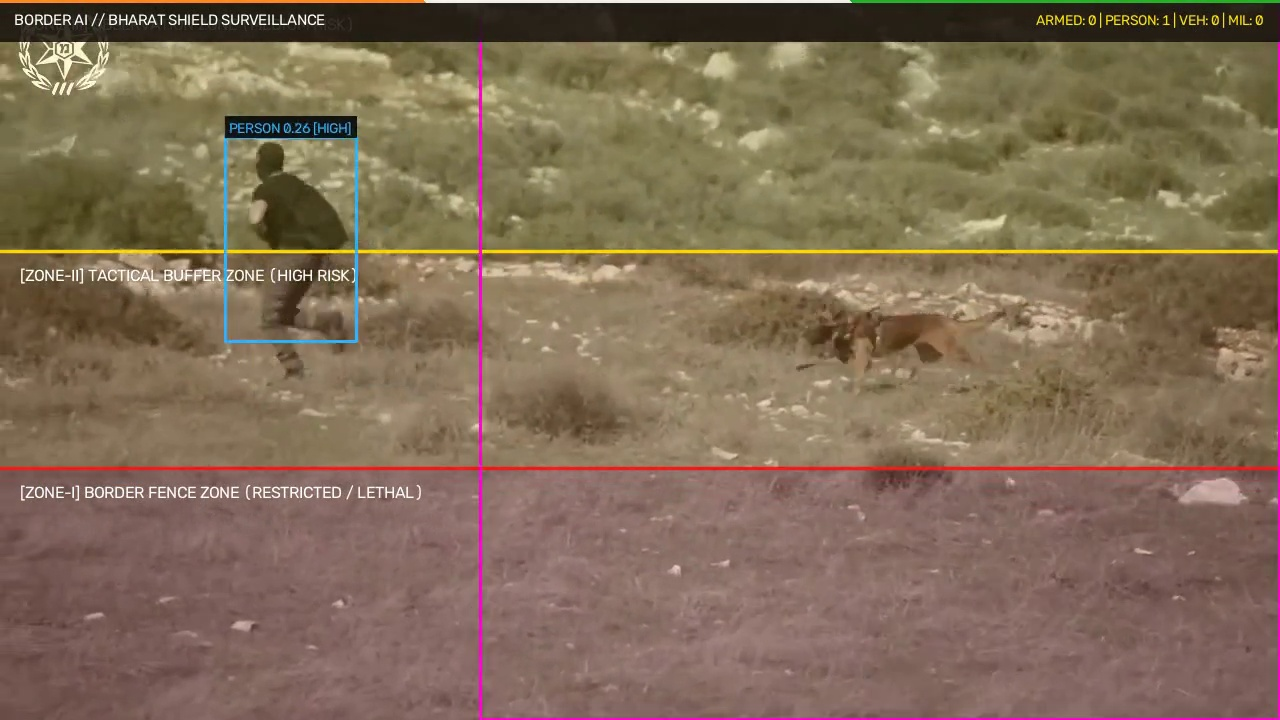
#> input picture legacy/dashboard/assets/cams/cam_001_jk.jpg, 1280 x 720 px, found by its file name
$ python make_realistic_border_videos.py
#> lines starting #> are read from the running program, lines starting #| are printed output that depends on the picture
"""
Fast, high-fidelity CCTV surveillance video generator for 4 border sectors:
  CAM-001: Northern Sector (Jammu & Kashmir) - Night Vision Mountain Border Fence
  CAM-002: Western Sector (Rajasthan Border) - Thermal/Monochrome Desert Barbed Wire
  CAM-003: Eastern Sector (Northeast Border) - River & Forest Patrol Road
  CAM-004: Southern Sector (Gujarat Border) - Rann of Kutch Salt Flats & Perimeter Fence
"""
import os
import cv2
import numpy as np

OUTPUT_DIR = "data/sample_videos"
os.makedirs(OUTPUT_DIR, exist_ok=True)
CAMS_DIR = "dashboard/assets/cams"

SECTORS = [
    {
        "id": "CAM-001",
        "name": "cam_001_jk.mp4",
        "base_img": "cam_001_jk.jpg",
        "fps": 25,
        "duration_sec": 8,
    },
    {
        "id": "CAM-002",
        "name": "cam_002_rajasthan.mp4",
        "base_img": "cam_002_rajasthan.jpg",
        "fps": 25,
        "duration_sec": 8,
    },
    {
        "id": "CAM-003",
        "name": "cam_003_northeast.mp4",
        "base_img": "cam_003_northeast.jpg",
        "fps": 25,
        "duration_sec": 8,
    },
    {
        "id": "CAM-004",
        "name": "cam_004_gujarat.mp4",
        "base_img": "cam_004_gujarat.jpg",
        "fps": 25,
        "duration_sec": 8,
    }
]

def generate_video(sector):
    img_path = os.path.join(CAMS_DIR, sector["base_img"])
    if not os.path.exists(img_path):
        print(f"[!] Base image {img_path} not found.")
        return

    base = cv2.imread(img_path)
#> base is the input picture: shape (720, 1280, 3); mean B, G, R 86.6, 108.2, 128.9
    if base is None:
        return

    W, H = 1280, 720
    base = cv2.resize(base, (W, H))

    # Precompute scanlines mask
    scanlines = np.ones((H, 1, 1), dtype=np.float32)
    scanlines[0::2, :, :] = 0.94
    scanlines[1::2, :, :] = 1.00
    base_scan = (base.astype(np.float32) * scanlines).clip(0, 255).astype(np.uint8)

    out_path = os.path.join(OUTPUT_DIR, sector["name"])
    fourcc = cv2.VideoWriter_fourcc(*'mp4v')
    total_frames = int(sector["fps"] * sector["duration_sec"])
    writer = cv2.VideoWriter(out_path, fourcc, sector["fps"], (W, H))

    print(f"[*] Generating {sector['name']} ({total_frames} frames)...")
    for fi in range(total_frames):
        t = fi / float(total_frames)
        # Smooth camera pan / tilt
        dx = int(np.sin(t * 2 * np.pi) * 6)
        dy = int(np.cos(t * 2 * np.pi) * 3)

        M = np.float32([[1, 0, dx], [0, 1, dy]])
        frame = cv2.warpAffine(base_scan, M, (W, H), borderMode=cv2.BORDER_REFLECT)
        writer.write(frame)
#> this loop made 200 passes
#> pass 1, in generate_video, `frame = cv2.warpAffine(base_scan, M, (W, H), borderMode=cv2.BORDER_REF..`:
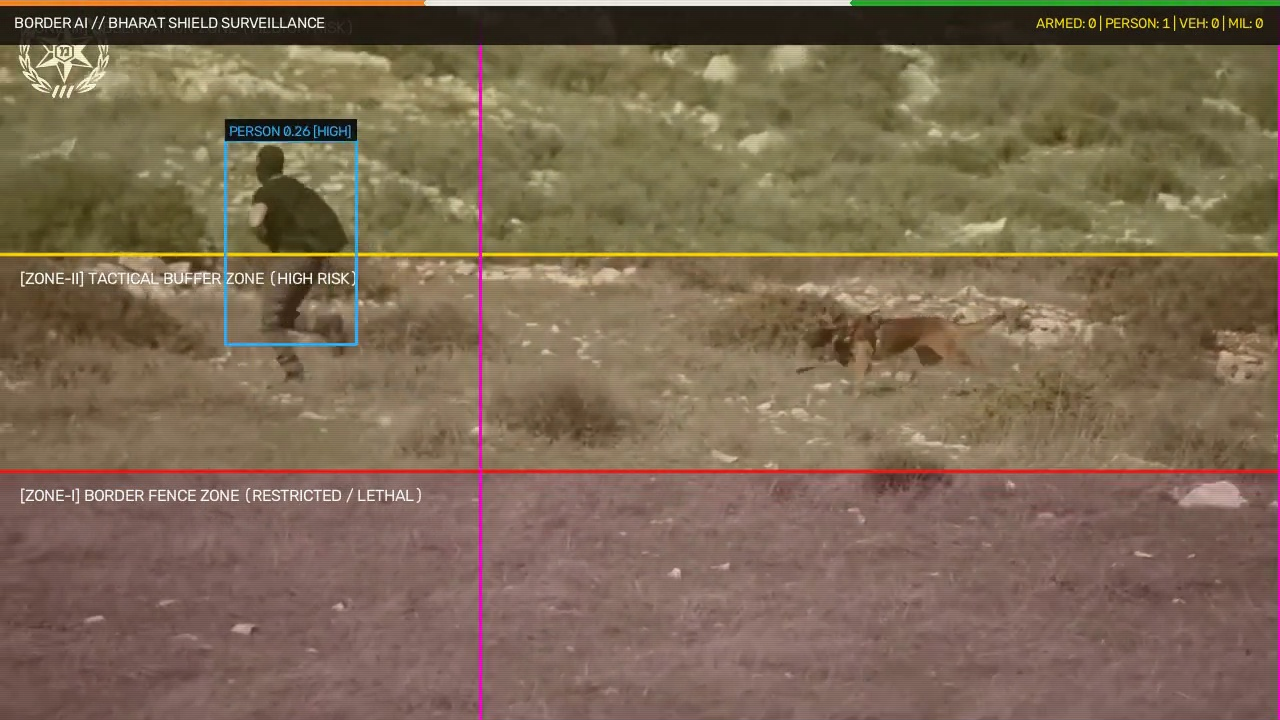
#> frame: shape (720, 1280, 3); mean B, G, R 83.6, 105.2, 124.7
#> pass 2, in generate_video, `frame = cv2.warpAffine(base_scan, M, (W, H), borderMode=cv2.BORDER_REF..`:
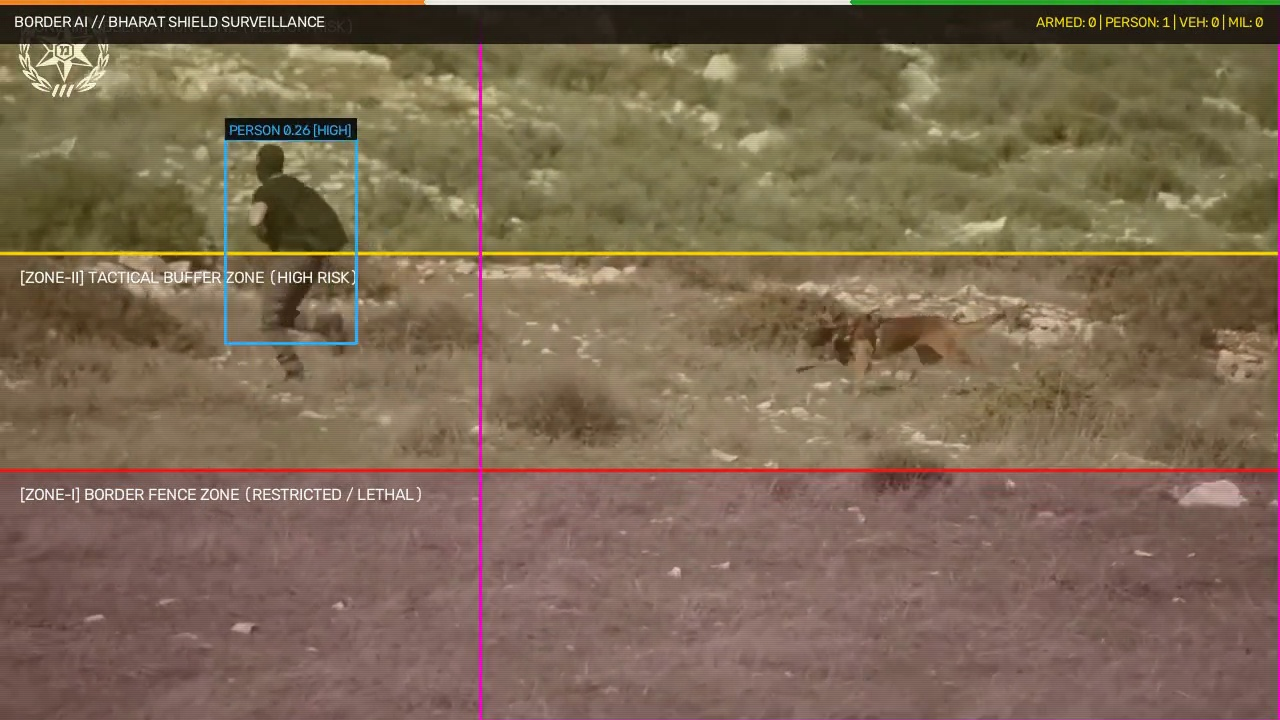
#> frame: shape (720, 1280, 3); mean B, G, R 83.6, 105.1, 124.7

    writer.release()
    print(f"[+] Rendered {out_path} ({os.path.getsize(out_path)} bytes)")

if __name__ == "__main__":
    for s in SECTORS:
        generate_video(s)
#> pass 2 of the loop `for s in SECTORS:`:
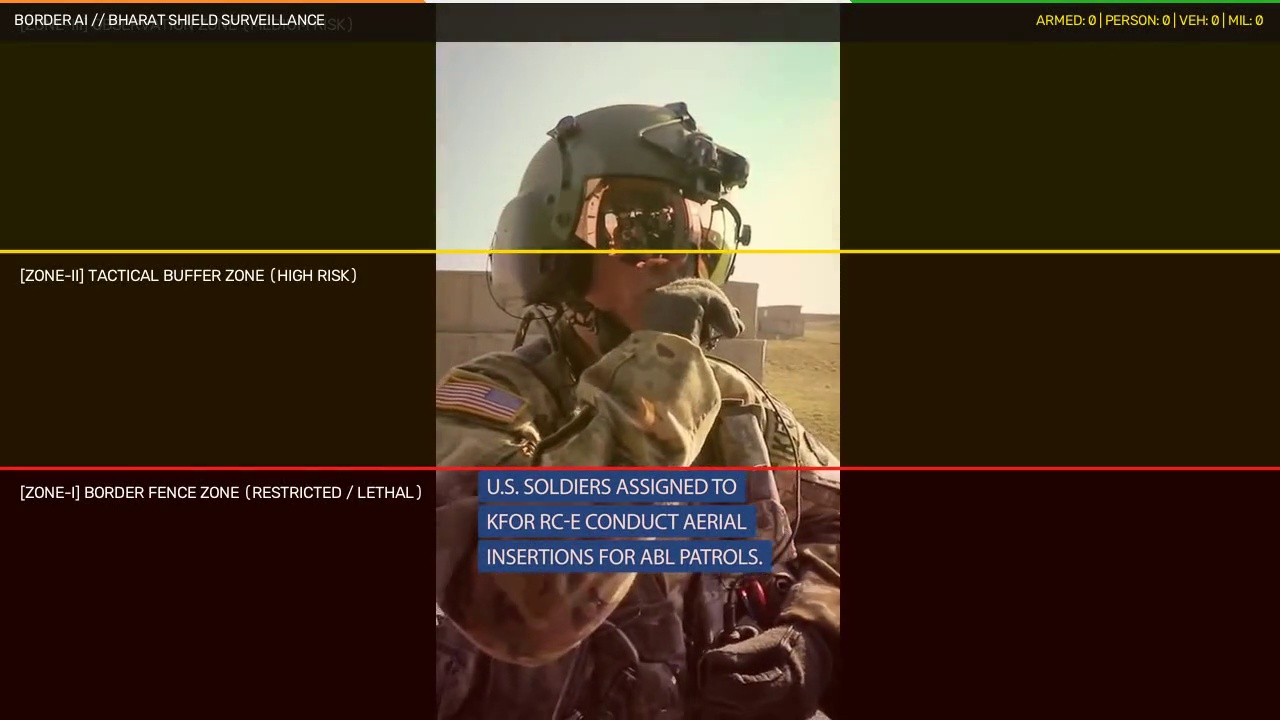
#> input picture legacy/dashboard/assets/cams/cam_002_rajasthan.jpg, 1280 x 720 px, found by its file name
#> in generate_video, base is the input picture: shape (720, 1280, 3); mean B, G, R 30.9, 47, 63.3
#> the loop in generate_video (call 2), `for fi in range(total_frames):` made 200 passes
#> pass 1, in generate_video (call 2), `frame = cv2.warpAffine(base_scan, M, (W, H), borderMode=cv2.BORDER_REF..`:
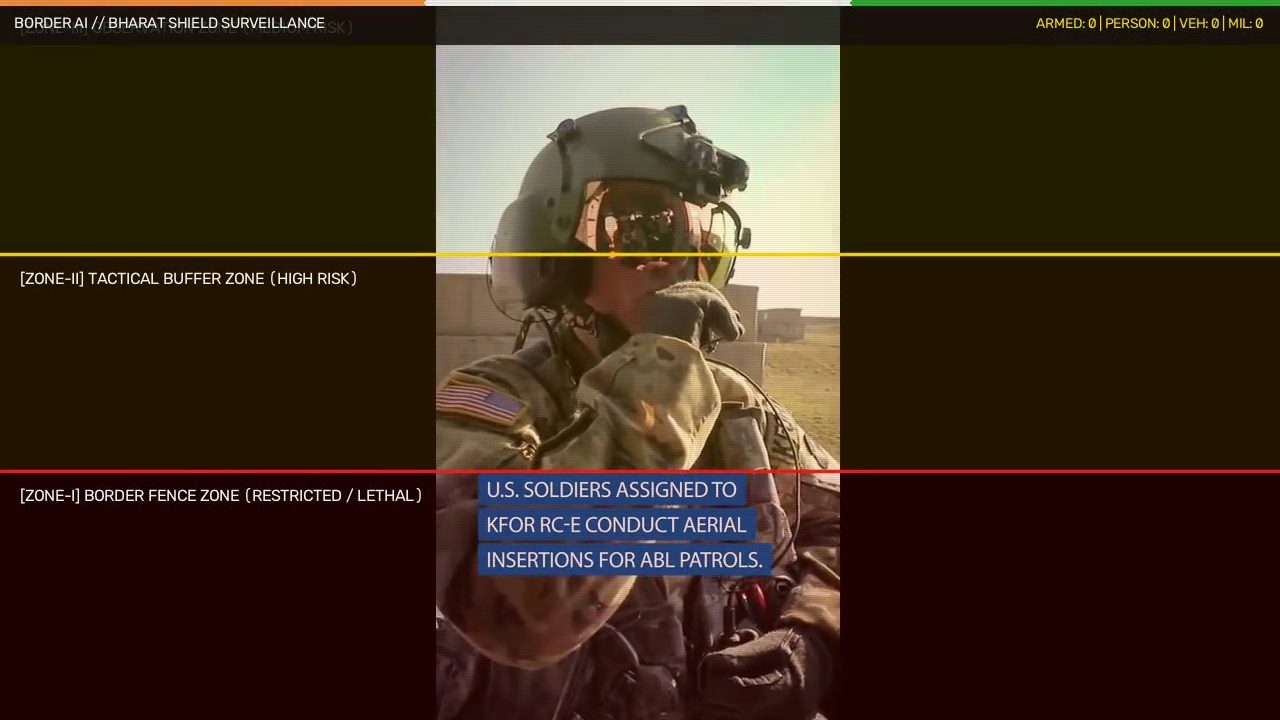
#> frame: shape (720, 1280, 3); mean B, G, R 30.3, 46, 61.7
#> pass 2, in generate_video (call 2), `frame = cv2.warpAffine(base_scan, M, (W, H), borderMode=cv2.BORDER_REF..`:
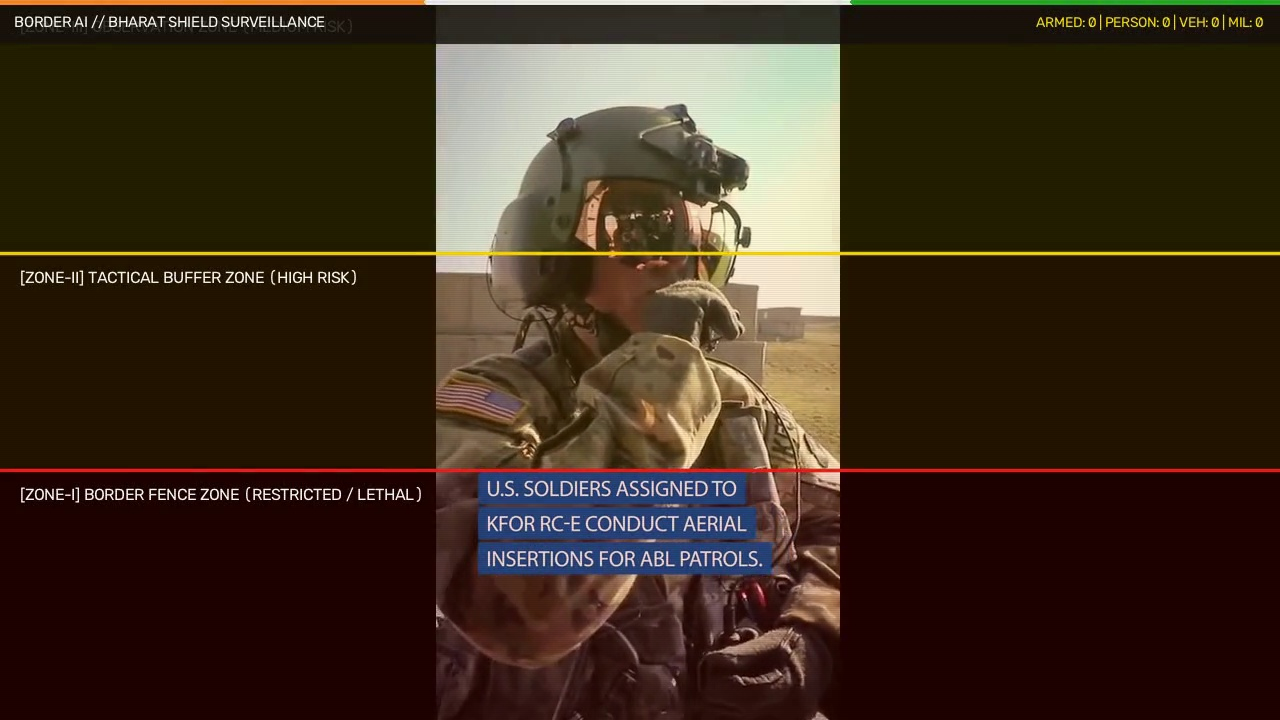
#> frame: shape (720, 1280, 3); mean B, G, R 30.1, 45.7, 61.5
#> pass 3 of the loop `for s in SECTORS:`:
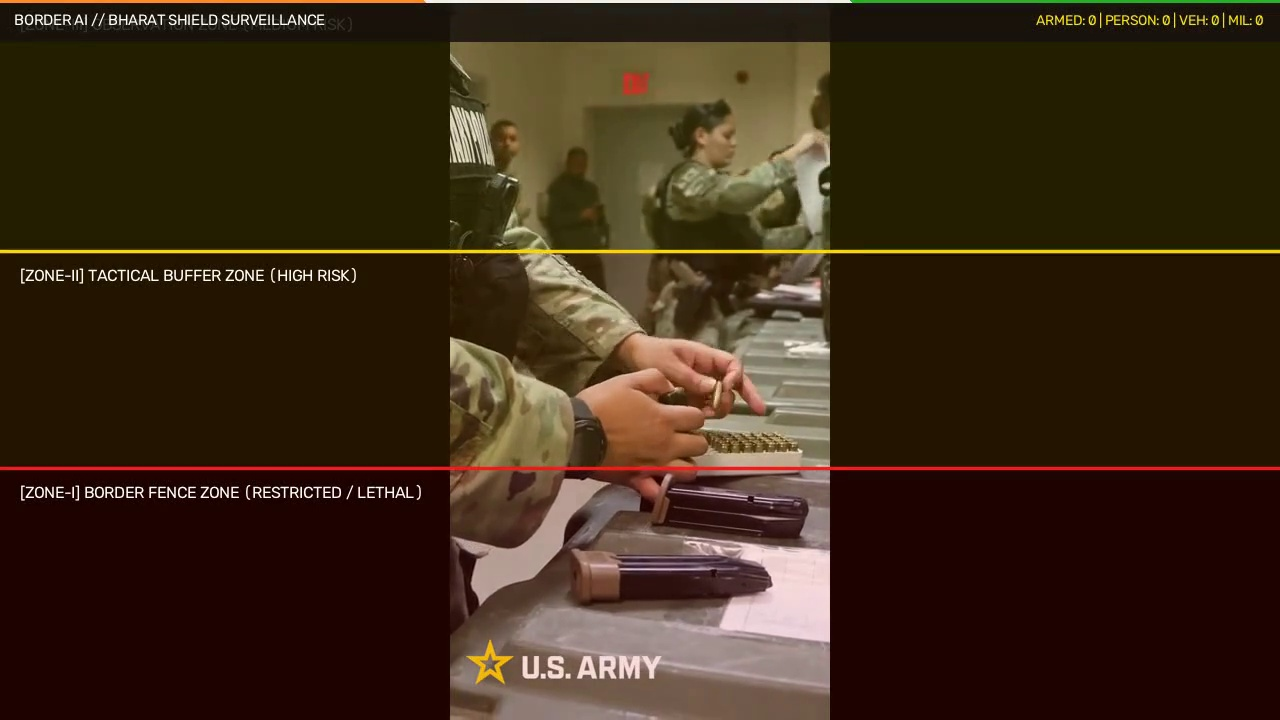
#> input picture legacy/dashboard/assets/cams/cam_003_northeast.jpg, 1280 x 720 px, found by its file name
#> in generate_video, base is the input picture: shape (720, 1280, 3); mean B, G, R 22.8, 41.7, 59.7
#> the loop in generate_video (call 3), `for fi in range(total_frames):` made 200 passes
#> pass 1, in generate_video (call 3), `frame = cv2.warpAffine(base_scan, M, (W, H), borderMode=cv2.BORDER_REF..`:
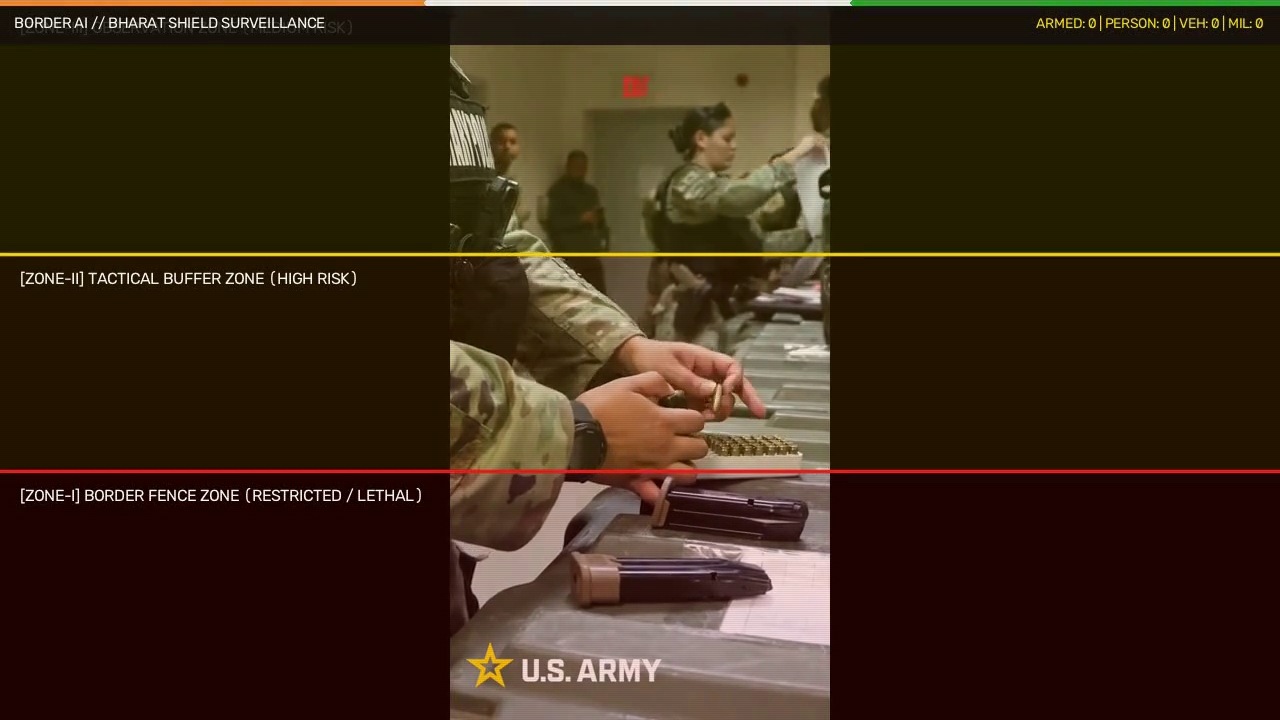
#> frame: shape (720, 1280, 3); mean B, G, R 22.4, 40.8, 58.1
#> pass 2, in generate_video (call 3), `frame = cv2.warpAffine(base_scan, M, (W, H), borderMode=cv2.BORDER_REF..`:
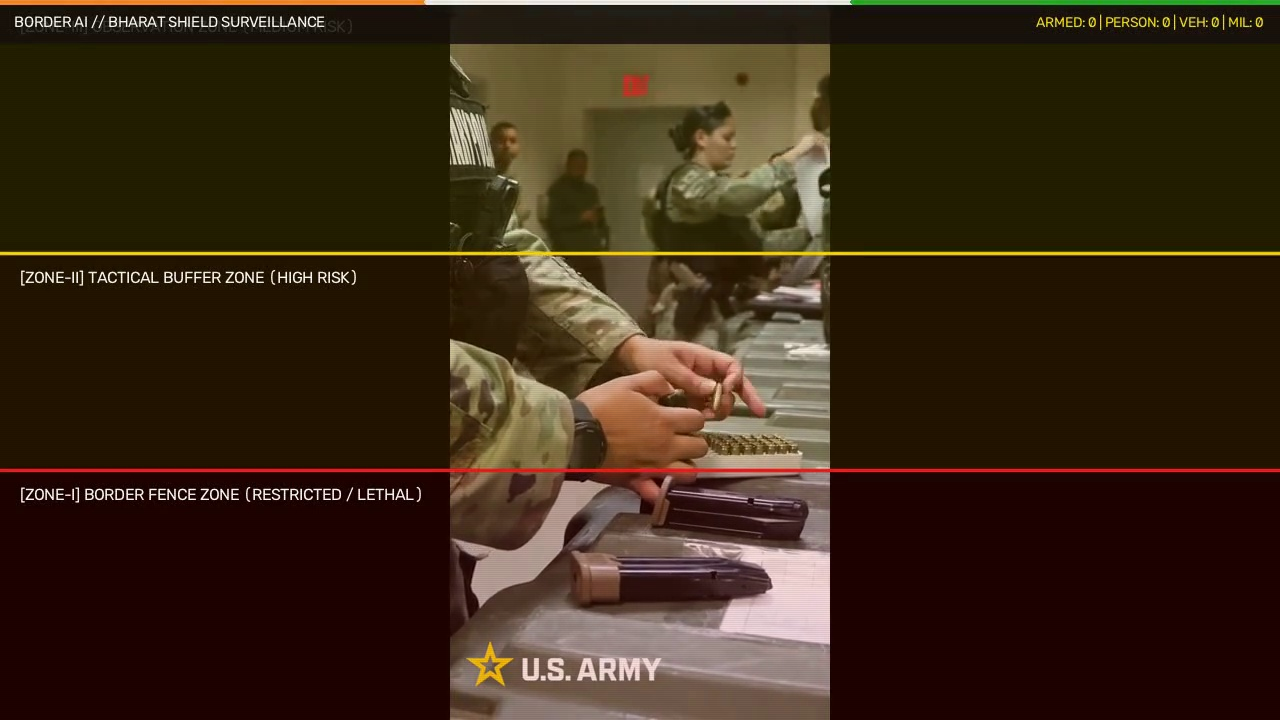
#> frame: shape (720, 1280, 3); mean B, G, R 22.2, 40.6, 57.9
#> the loop made 4 passes; the first 3 are shown
